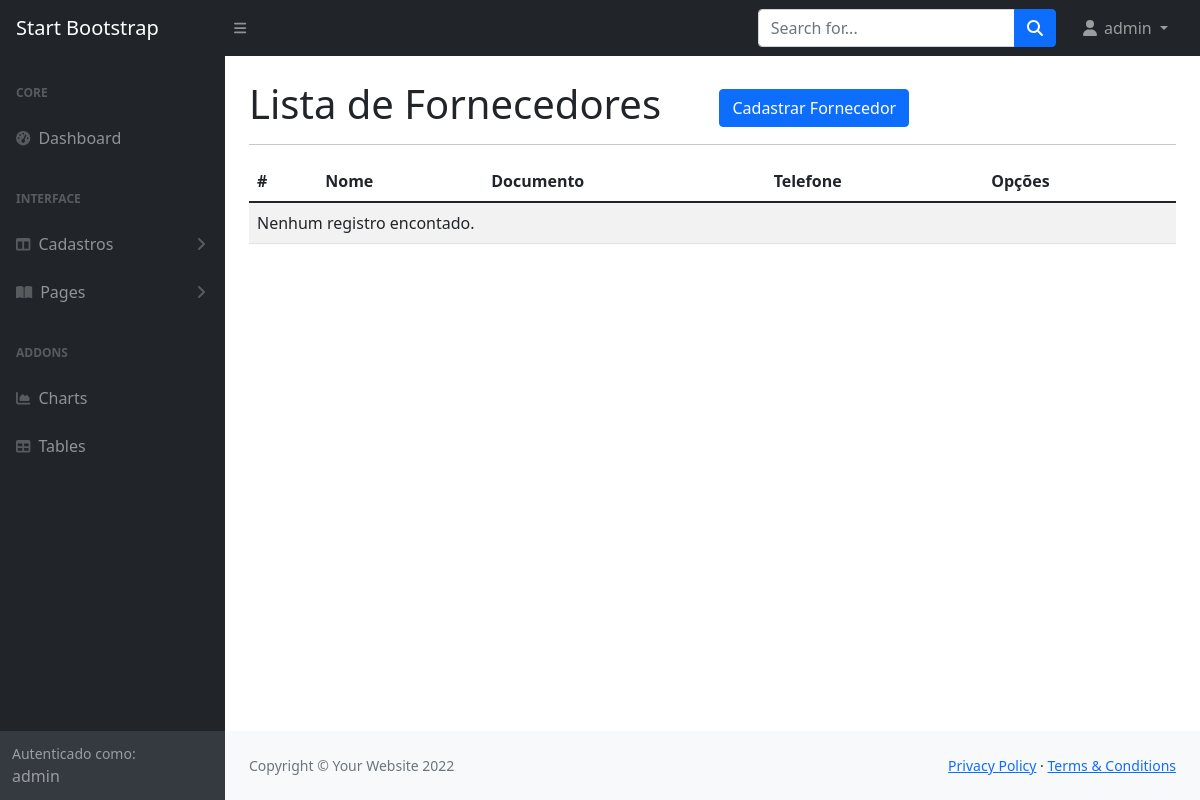
/listar/fornecedores/ (signed in), run on an earlier commit of the app's database.
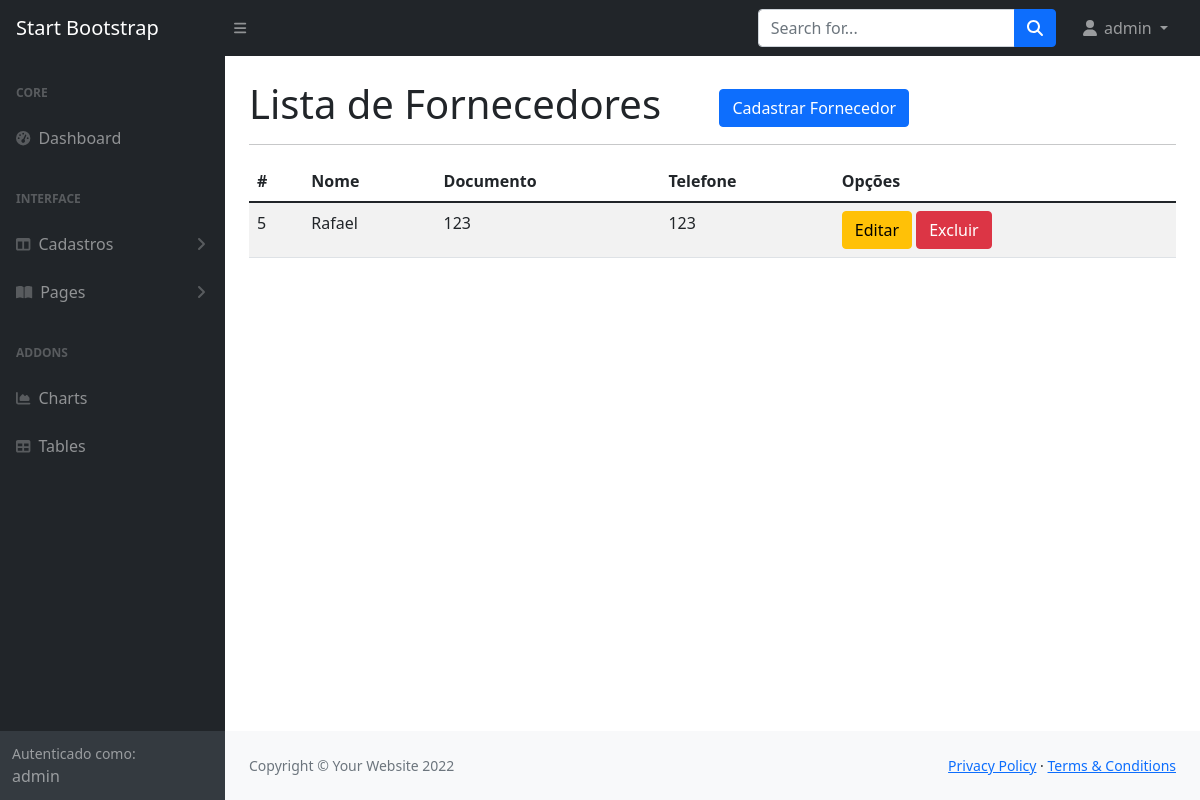
And on a later commit of the database.
### cadastros/models.py (models this page shows, shortened)
class Fornecedor(models.Model):
    nome = models.CharField(max_length=100)
    documento = models.CharField(max_length=20, verbose_name="CPF ou CNPJ", unique=True)
    telefone = models.CharField(max_length=15)

### cadastros/views.py (the view)
# urls.py: path('listar/fornecedores/', FornecedorList.as_view(), name='listar-fornecedor'),
class FornecedorList(LoginRequiredMixin, ListView):
    model = Fornecedor
    template_name = 'cadastros/listas/fornecedores.html'

### cadastros/templates/cadastros/listas/fornecedores.html
{% extends 'paginas/modelo.html' %}
{% load static %}
{% block conteudo %}
<h1 class="mt-4">
    Lista de Fornecedores
    <a href="{% url 'cadastrar-fornecedor' %}"
       class="btn btn-primary float-right ms-5">
        Cadastrar Fornecedor
    </a>
</h1>
<hr>
<table class="table table-striped">
    <thead>
        <tr>
            <th>#</th>
            <th>Nome</th>
            <th>Documento</th>
            <th>Telefone</th>
            <th>Opções</th>
        </tr>
    </thead>
    <tbody>
        {% for obj in object_list %}
            <tr>
                <td>{{ obj.pk }}</td>
                <td>{{ obj.nome }}</td>
                <td>{{ obj.documento }}</td>
                <td>{{ obj.telefone }}</td>
                <td>
                    <a href="{% url 'editar-fornecedor' obj.pk %}" class="btn btn-warning">
                        Editar</a>
                    <a href="{% url 'excluir-fornecedor' obj.pk %}" class="btn btn-danger">
                        Excluir</a>
                </td>
            </tr>
        {% empty %}
            <tr>
                <td colspan="100%">Nenhum registro encontado.</td>
            </tr>
        {% endfor %}
    </tbody>
</table>
{% endblock %}

### paginas/templates/paginas/modelo.html (shortened to what this page needs)
{% load static %}
<!DOCTYPE html>
<html lang="pt-br">
<head>
    <link href="https://cdn.jsdelivr.net/npm/simple-datatables@latest/dist/style.css" rel="stylesheet" />
    <link href="{% static 'css/styles.css' %}" rel="stylesheet" />
</head>
<body class="sb-nav-fixed">
    {% block menu %}
    <nav class="sb-topnav navbar navbar-expand navbar-dark bg-dark">
        <a class="navbar-brand ps-3" href="index.html">Start Bootstrap</a>
        <button class="btn btn-link btn-sm order-1 order-lg-0 me-4 me-lg-0" id="sidebarToggle" href="#!"><i
                class="fas fa-bars"></i></button>
        <form class="d-none d-md-inline-block form-inline ms-auto me-0 me-md-3 my-2 my-md-0">
            <div class="input-group">
                <input class="form-control" type="text" placeholder="Search for..." aria-label="Search for..."
                    aria-describedby="btnNavbarSearch" />
                <button class="btn btn-primary" id="btnNavbarSearch" type="button"><i
                        class="fas fa-search"></i></button>
            </div>
        </form>
        <ul class="navbar-nav ms-auto ms-md-0 me-3 me-lg-4">
            {% if request.user.is_authenticated %}
            <li class="nav-item dropdown">
                <a class="nav-link dropdown-toggle" id="navbarDropdown" href="#" role="button" data-bs-toggle="dropdown"
                    aria-expanded="false">
                    <i class="fas fa-user fa-fw"></i>
                    {{ request.user  }}
                </a>
            </li>
            {% else %}
            <li class="nav-item">
                <a class="btn btn-success" href="{% url 'login' %}">Entrar</a>
            </li>
            {% endif %}
        </ul>
    </nav>
    {% endblock %}
    <div id="layoutSidenav">
        {% block menu-lateral %}
        <div id="layoutSidenav_nav">
            <nav class="sb-sidenav accordion sb-sidenav-dark" id="sidenavAccordion">
                <div class="sb-sidenav-menu">
                    <div class="nav">
                        <div class="sb-sidenav-menu-heading">Core</div>
                        <a class="nav-link" href="{% url 'index' %}">
                            <div class="sb-nav-link-icon"><i class="fas fa-tachometer-alt"></i></div>
                            Dashboard
                        </a>
                        <div class="sb-sidenav-menu-heading">Interface</div>
                        <a class="nav-link collapsed" href="#" data-bs-toggle="collapse"
                            data-bs-target="#collapseLayouts" aria-expanded="false" aria-controls="collapseLayouts">
                            <div class="sb-nav-link-icon"><i class="fas fa-columns"></i></div>
                            Cadastros
                            <div class="sb-sidenav-collapse-arrow"><i class="fas fa-angle-down"></i></div>
                        </a>
                        <a class="nav-link collapsed" href="#" data-bs-toggle="collapse" data-bs-target="#collapsePages"
                            aria-expanded="false" aria-controls="collapsePages">
                            <div class="sb-nav-link-icon"><i class="fas fa-book-open"></i></div>
                            Pages
                            <div class="sb-sidenav-collapse-arrow"><i class="fas fa-angle-down"></i></div>
                        </a>
                        <div class="sb-sidenav-menu-heading">Addons</div>
                        <a class="nav-link" href="charts.html">
                            <div class="sb-nav-link-icon"><i class="fas fa-chart-area"></i></div>
                            Charts
                        </a>
                        <a class="nav-link" href="tables.html">
                            <div class="sb-nav-link-icon"><i class="fas fa-table"></i></div>
                            Tables
                        </a>
                    </div>
                </div>
                {% if request.user.is_authenticated %}
                <div class="sb-sidenav-footer">
                    <div class="small">Autenticado como:</div>
                    {{ request.user }}
                </div>
                {% endif %}
            </nav>
        </div>
        {% endblock %}
        <div id="layoutSidenav_content">
            <main>
                <div class="container-fluid px-4">
                    {% block conteudo %}{% endblock %}
            </main>
            <footer class="py-4 bg-light mt-auto">
                <div class="container-fluid px-4">
                    <div class="d-flex align-items-center justify-content-between small">
                        {% block rodape %}
                        <div class="text-muted">Copyright &copy; Your Website 2022</div>
                        <div>
                            <a href="#">Privacy Policy</a>
                            &middot;
                            <a href="#">Terms &amp; Conditions</a>
                        </div>
                        {% endblock %}
                    </div>
                </div>
            </footer>
        </div>
    </div>
</body>
</html>

What changed in the data, as far as the page shows it:
added Fornecedor: pk "5", nome "Rafael", documento "123", telefone "123"
Also different on the page:
text no longer shown: "Nenhum registro encontado."
